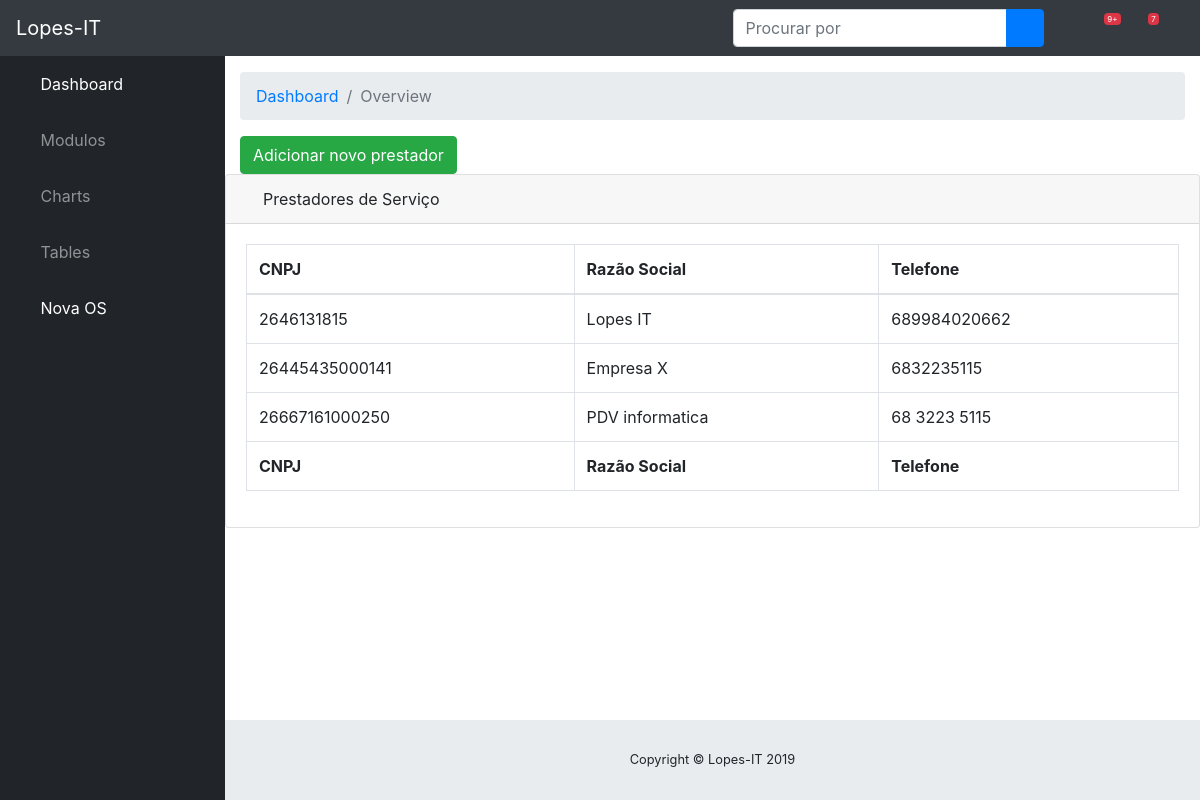
/prestador/ (signed in), run on the app's committed database.
### patrimonial/models.py (models this page shows, shortened)
class Prestador_servico(models.Model):
    cnpj = models.IntegerField('CNPJ')
    razao_social = models.CharField(max_length=50)
    endereco = models.CharField(max_length=50)
    bairro = models.CharField(max_length=20)
    cep = models.IntegerField('CEP')
    telefone = models.CharField(max_length=20)

### patrimonial/views.py (the view)
# urls.py: path('prestador/', prestador, name='prestador'),
@login_required
def prestador(request):
    prestador = Prestador_servico.objects.all()
    return render(request, 'prestador.html', locals())

### templates/prestador.html (shortened to what this page needs)
<!DOCTYPE html>
{% extends 'base.html' %}
{% load static %}
{% block conteudo %}
    <a href="{% url 'add_prestador' %}">
      <button class="btn btn-success">Adicionar novo prestador</button>
      </a>
        </div>
        <div class="card mb-3">
          <div class="card-header">
            <i class="fas fa-table"></i> Prestadores de Serviço</div>
          <div class="card-body">
            <div class="table-responsive">
              <table class="table table-bordered" id="dataTable" width="100%" cellspacing="0">
                <thead>
                  <tr>
                    <th>CNPJ</th>
                    <th>Razão Social</th>
                    <th>Telefone</th>
                  </tr>
                </thead>
                <tfoot>
                  <tr>
                    <th>CNPJ</th>
                    <th>Razão Social</th>
                    <th>Telefone</th>
                  </tr>
                </tfoot>
                <tbody>
                {% for i in prestador %}
                <tr>
                    <td>{{ i.cnpj }}</td>
                    <td>{{ i.razao_social }}</td>
                    <td>{{ i.telefone }}</td>
                  </tr>
                {% endfor %}
{% endblock %}

### data on the page
Prestador_servico: cnpj "2646131815", razao_social "Lopes IT", telefone "689984020662"
Prestador_servico: cnpj "26445435000141", razao_social "Empresa X", telefone "6832235115"
Prestador_servico: cnpj "26667161000250", razao_social "PDV informatica", telefone "68 3223 5115"
